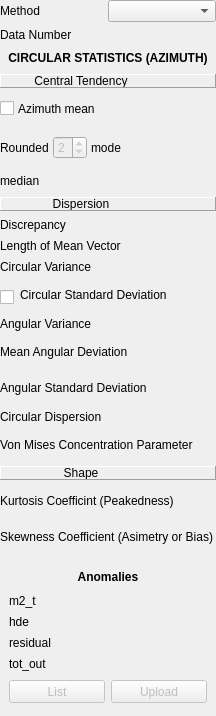
            <widget class="QFrame" name="frame_4">
             <property name="sizePolicy">
              <sizepolicy hsizetype="Expanding" vsizetype="Expanding">
               <horstretch>0</horstretch>
               <verstretch>0</verstretch>
              </sizepolicy>
             </property>
             <property name="minimumSize">
              <size>
               <width>180</width>
               <height>250</height>
              </size>
             </property>
             <property name="maximumSize">
              <size>
               <width>240</width>
               <height>16777215</height>
              </size>
             </property>
             <property name="frameShape">
              <enum>QFrame::NoFrame</enum>
             </property>
             <property name="frameShadow">
              <enum>QFrame::Sunken</enum>
             </property>
             <layout class="QVBoxLayout" name="verticalLayout_5">
              <property name="spacing">
               <number>6</number>
              </property>
              <property name="leftMargin">
               <number>0</number>
              </property>
              <property name="topMargin">
               <number>0</number>
              </property>
              <property name="rightMargin">
               <number>0</number>
              </property>
              <property name="bottomMargin">
               <number>0</number>
              </property>
              <item>
               <widget class="QWidget" name="widget_3" native="true">
                <property name="minimumSize">
                 <size>
                  <width>0</width>
                  <height>20</height>
                 </size>
                </property>
                <layout class="QHBoxLayout" name="horizontalLayout_17">
                 <property name="spacing">
                  <number>0</number>
                 </property>
                 <property name="leftMargin">
                  <number>0</number>
                 </property>
                 <property name="topMargin">
                  <number>0</number>
                 </property>
                 <property name="rightMargin">
                  <number>0</number>
                 </property>
                 <property name="bottomMargin">
                  <number>0</number>
                 </property>
                 <item>
                  <widget class="QLabel" name="label_6">
                   <property name="text">
                    <string>Method</string>
                   </property>
                  </widget>
                 </item>
                 <item>
                  <widget class="QComboBox" name="sl_met"/>
                 </item>
                </layout>
               </widget>
              </item>
              <item>
               <widget class="QLabel" name="num_d">
                <property name="text">
                 <string>Data Number</string>
                </property>
               </widget>
              </item>
              <item>
               <widget class="QLabel" name="label_9">
                <property name="minimumSize">
                 <size>
                  <width>0</width>
                  <height>20</height>
                 </size>
                </property>
                <property name="text">
                 <string>&lt;b&gt;CIRCULAR STATISTICS (AZIMUTH)&lt;/b&gt;</string>
                </property>
                <property name="alignment">
                 <set>Qt::AlignCenter</set>
                </property>
               </widget>
              </item>
              <item>
               <widget class="QFrame" name="frame_6">
                <property name="minimumSize">
                 <size>
                  <width>0</width>
                  <height>14</height>
                 </size>
                </property>
                <property name="frameShape">
                 <enum>QFrame::Panel</enum>
                </property>
                <property name="frameShadow">
                 <enum>QFrame::Raised</enum>
                </property>
                <widget class="QLabel" name="label_11">
                 <property name="geometry">
                  <rect>
                   <x>0</x>
                   <y>0</y>
                   <width>162</width>
                   <height>13</height>
                  </rect>
                 </property>
                 <property name="text">
                  <string>Central Tendency</string>
                 </property>
                 <property name="alignment">
                  <set>Qt::AlignCenter</set>
                 </property>
                </widget>
               </widget>
              </item>
              <item>
               <widget class="QFrame" name="frame_5">
                <property name="minimumSize">
                 <size>
                  <width>0</width>
                  <height>30</height>
                 </size>
                </property>
                <property name="frameShape">
                 <enum>QFrame::NoFrame</enum>
                </property>
                <property name="frameShadow">
                 <enum>QFrame::Raised</enum>
                </property>
                <layout class="QHBoxLayout" name="horizontalLayout_8">
                 <property name="spacing">
                  <number>4</number>
                 </property>
                 <property name="leftMargin">
                  <number>0</number>
                 </property>
                 <property name="topMargin">
                  <number>2</number>
                 </property>
                 <property name="rightMargin">
                  <number>0</number>
                 </property>
                 <property name="bottomMargin">
                  <number>2</number>
                 </property>
                 <item>
                  <widget class="QCheckBox" name="az_mean_c">
                   <property name="text">
                    <string/>
                   </property>
                  </widget>
                 </item>
                 <item>
                  <widget class="QLabel" name="az_mean_t">
                   <property name="sizePolicy">
                    <sizepolicy hsizetype="Expanding" vsizetype="Preferred">
                     <horstretch>0</horstretch>
                     <verstretch>0</verstretch>
                    </sizepolicy>
                   </property>
                   <property name="minimumSize">
                    <size>
                     <width>125</width>
                     <height>0</height>
                    </size>
                   </property>
                   <property name="text">
                    <string>Azimuth mean</string>
                   </property>
                  </widget>
                 </item>
                </layout>
               </widget>
              </item>
              <item>
               <widget class="QFrame" name="frame_30">
                <property name="minimumSize">
                 <size>
                  <width>125</width>
                  <height>35</height>
                 </size>
                </property>
                <property name="frameShape">
                 <enum>QFrame::NoFrame</enum>
                </property>
                <property name="frameShadow">
                 <enum>QFrame::Raised</enum>
                </property>
                <layout class="QHBoxLayout" name="horizontalLayout_9">
                 <property name="spacing">
                  <number>4</number>
                 </property>
                 <property name="leftMargin">
                  <number>0</number>
                 </property>
                 <property name="topMargin">
                  <number>2</number>
                 </property>
                 <property name="rightMargin">
                  <number>0</number>
                 </property>
                 <property name="bottomMargin">
                  <number>2</number>
                 </property>
                 <item>
                  <widget class="QLabel" name="label_35">
                   <property name="text">
                    <string>Rounded</string>
                   </property>
                  </widget>
                 </item>
                 <item>
                  <widget class="QSpinBox" name="red_mode_s">
                   <property name="enabled">
                    <bool>false</bool>
                   </property>
                   <property name="maximum">
                    <number>4</number>
                   </property>
                   <property name="value">
                    <number>2</number>
                   </property>
                  </widget>
                 </item>
                 <item>
                  <widget class="QLabel" name="az_mode_t">
                   <property name="minimumSize">
                    <size>
                     <width>125</width>
                     <height>15</height>
                    </size>
                   </property>
                   <property name="text">
                    <string>mode</string>
                   </property>
                  </widget>
                 </item>
                </layout>
               </widget>
              </item>
              <item>
               <widget class="QLabel" name="az_median_t">
                <property name="minimumSize">
                 <size>
                  <width>125</width>
                  <height>20</height>
                 </size>
                </property>
                <property name="text">
                 <string>median</string>
                </property>
               </widget>
              </item>
              <item>
               <widget class="QFrame" name="frame_8">
                <property name="minimumSize">
                 <size>
                  <width>0</width>
                  <height>14</height>
                 </size>
                </property>
                <property name="frameShape">
                 <enum>QFrame::Panel</enum>
                </property>
                <property name="frameShadow">
                 <enum>QFrame::Raised</enum>
                </property>
                <widget class="QLabel" name="label_13">
                 <property name="geometry">
                  <rect>
                   <x>0</x>
                   <y>0</y>
                   <width>162</width>
                   <height>13</height>
                  </rect>
                 </property>
                 <property name="text">
                  <string>Dispersion</string>
                 </property>
                 <property name="alignment">
                  <set>Qt::AlignCenter</set>
                 </property>
                </widget>
               </widget>
              </item>
              <item>
               <widget class="QLabel" name="lb_disc">
                <property name="minimumSize">
                 <size>
                  <width>125</width>
                  <height>15</height>
                 </size>
                </property>
                <property name="text">
                 <string>Discrepancy</string>
                </property>
               </widget>
              </item>
              <item>
               <widget class="QLabel" name="mod_med_t">
                <property name="minimumSize">
                 <size>
                  <width>125</width>
                  <height>15</height>
                 </size>
                </property>
                <property name="text">
                 <string>Length of Mean Vector</string>
                </property>
               </widget>
              </item>
              <item>
               <widget class="QLabel" name="var_cir_t">
                <property name="minimumSize">
                 <size>
                  <width>125</width>
                  <height>15</height>
                 </size>
                </property>
                <property name="text">
                 <string>Circular Variance</string>
                </property>
               </widget>
              </item>
              <item>
               <widget class="QFrame" name="frame_7">
                <property name="minimumSize">
                 <size>
                  <width>0</width>
                  <height>30</height>
                 </size>
                </property>
                <property name="frameShape">
                 <enum>QFrame::NoFrame</enum>
                </property>
                <property name="frameShadow">
                 <enum>QFrame::Raised</enum>
                </property>
                <widget class="QLabel" name="des_cir_t">
                 <property name="geometry">
                  <rect>
                   <x>20</x>
                   <y>0</y>
                   <width>151</width>
                   <height>30</height>
                  </rect>
                 </property>
                 <property name="minimumSize">
                  <size>
                   <width>125</width>
                   <height>0</height>
                  </size>
                 </property>
                 <property name="text">
                  <string>Circular Standard Deviation</string>
                 </property>
                </widget>
                <widget class="QCheckBox" name="des_cir_c">
                 <property name="geometry">
                  <rect>
                   <x>0</x>
                   <y>10</y>
                   <width>16</width>
                   <height>15</height>
                  </rect>
                 </property>
                 <property name="text">
                  <string/>
                 </property>
                </widget>
               </widget>
              </item>
              <item>
               <widget class="QLabel" name="var_ang_t">
                <property name="minimumSize">
                 <size>
                  <width>125</width>
                  <height>15</height>
                 </size>
                </property>
                <property name="text">
                 <string>Angular Variance</string>
                </property>
               </widget>
              </item>
              <item>
               <widget class="QLabel" name="des_angm_t">
                <property name="minimumSize">
                 <size>
                  <width>125</width>
                  <height>30</height>
                 </size>
                </property>
                <property name="text">
                 <string>Mean Angular Deviation</string>
                </property>
               </widget>
              </item>
              <item>
               <widget class="QLabel" name="des_ang_t">
                <property name="minimumSize">
                 <size>
                  <width>125</width>
                  <height>30</height>
                 </size>
                </property>
                <property name="text">
                 <string>Angular Standard Deviation</string>
                </property>
               </widget>
              </item>
              <item>
               <widget class="QLabel" name="disp_cir_t">
                <property name="minimumSize">
                 <size>
                  <width>125</width>
                  <height>15</height>
                 </size>
                </property>
                <property name="text">
                 <string>Circular Dispersion</string>
                </property>
               </widget>
              </item>
              <item>
               <widget class="QLabel" name="par_k_t">
                <property name="minimumSize">
                 <size>
                  <width>125</width>
                  <height>30</height>
                 </size>
                </property>
                <property name="text">
                 <string>Von Mises Concentration Parameter</string>
                </property>
               </widget>
              </item>
              <item>
               <widget class="QFrame" name="frame_9">
                <property name="minimumSize">
                 <size>
                  <width>0</width>
                  <height>14</height>
                 </size>
                </property>
                <property name="frameShape">
                 <enum>QFrame::Panel</enum>
                </property>
                <property name="frameShadow">
                 <enum>QFrame::Raised</enum>
                </property>
                <widget class="QLabel" name="label_15">
                 <property name="geometry">
                  <rect>
                   <x>0</x>
                   <y>0</y>
                   <width>162</width>
                   <height>13</height>
                  </rect>
                 </property>
                 <property name="text">
                  <string>Shape</string>
                 </property>
                 <property name="alignment">
                  <set>Qt::AlignCenter</set>
                 </property>
                </widget>
               </widget>
              </item>
              <item>
               <widget class="QLabel" name="curt_t">
                <property name="minimumSize">
                 <size>
                  <width>125</width>
                  <height>30</height>
                 </size>
                </property>
                <property name="text">
                 <string>Kurtosis Coefficint (Peakedness)</string>
                </property>
               </widget>
              </item>
              <item>
               <widget class="QLabel" name="skew_t">
                <property name="minimumSize">
                 <size>
                  <width>125</width>
                  <height>30</height>
                 </size>
                </property>
                <property name="text">
                 <string>Skewness Coefficient (Asimetry or Bias)</string>
                </property>
               </widget>
              </item>
              <item>
               <widget class="QStackedWidget" name="tab_asv">
                <property name="enabled">
                 <bool>true</bool>
                </property>
                <property name="frameShape">
                 <enum>QFrame::NoFrame</enum>
                </property>
                <property name="currentIndex">
                 <number>1</number>
                </property>
                <widget class="QWidget" name="page">
                 <layout class="QVBoxLayout" name="verticalLayout_15">
                  <item>
                   <widget class="QLabel" name="label_14">
                    <property name="minimumSize">
                     <size>
                      <width>0</width>
                      <height>20</height>
                     </size>
                    </property>
                    <property name="text">
                     <string>&lt;html&gt;&lt;head/&gt;&lt;body&gt;&lt;p&gt;&lt;span style=&quot; font-weight:600;&quot;&gt;Epoch Interval&lt;/span&gt;&lt;/p&gt;&lt;/body&gt;&lt;/html&gt;</string>
                    </property>
                    <property name="alignment">
                     <set>Qt::AlignCenter</set>
                    </property>
                   </widget>
                  </item>
                  <item>
                   <widget class="QLabel" name="label_47">
                    <property name="text">
                     <string>Initial epoch</string>
                    </property>
                   </widget>
                  </item>
                  <item>
                   <widget class="QLabel" name="label_46">
                    <property name="text">
                     <string>Final epoch</string>
                    </property>
                   </widget>
                  </item>
                  <item>
                   <widget class="QLabel" name="label_16">
                    <property name="text">
                     <string>Interval epoch</string>
                    </property>
                   </widget>
                  </item>
                  <item>
                   <widget class="QLabel" name="label_45">
                    <property name="text">
                     <string>Number of Interruptions</string>
                    </property>
                   </widget>
                  </item>
                  <item>
                   <spacer name="verticalSpacer_5">
                    <property name="orientation">
                     <enum>Qt::Vertical</enum>
                    </property>
                    <property name="sizeHint" stdset="0">
                     <size>
                      <width>20</width>
                      <height>40</height>
                     </size>
                    </property>
                   </spacer>
                  </item>
                 </layout>
                </widget>
                <widget class="QWidget" name="page_3">
                 <layout class="QVBoxLayout" name="verticalLayout_14">
                  <item>
                   <widget class="QLabel" name="label_12">
                    <property name="minimumSize">
                     <size>
                      <width>0</width>
                      <height>20</height>
                     </size>
                    </property>
                    <property name="text">
                     <string>&lt;html&gt;&lt;head/&gt;&lt;body&gt;&lt;p&gt;&lt;span style=&quot; font-weight:600;&quot;&gt;Anomalies&lt;/span&gt;&lt;/p&gt;&lt;/body&gt;&lt;/html&gt;</string>
                    </property>
                    <property name="alignment">
                     <set>Qt::AlignCenter</set>
                    </property>
                   </widget>
                  </item>
                  <item>
                   <widget class="QLabel" name="m2_t">
                    <property name="sizePolicy">
                     <sizepolicy hsizetype="Expanding" vsizetype="Preferred">
                      <horstretch>0</horstretch>
                      <verstretch>0</verstretch>
                     </sizepolicy>
                    </property>
                    <property name="minimumSize">
                     <size>
                      <width>0</width>
                      <height>15</height>
                     </size>
                    </property>
                    <property name="text">
                     <string>m2_t</string>
                    </property>
                   </widget>
                  </item>
                  <item>
                   <widget class="QLabel" name="hde_t">
                    <property name="sizePolicy">
                     <sizepolicy hsizetype="Expanding" vsizetype="Preferred">
                      <horstretch>0</horstretch>
                      <verstretch>0</verstretch>
                     </sizepolicy>
                    </property>
                    <property name="minimumSize">
                     <size>
                      <width>0</width>
                      <height>15</height>
                     </size>
                    </property>
                    <property name="text">
                     <string>hde</string>
                    </property>
                   </widget>
                  </item>
                  <item>
                   <widget class="QLabel" name="pot_out_t">
                    <property name="sizePolicy">
                     <sizepolicy hsizetype="Expanding" vsizetype="Preferred">
                      <horstretch>0</horstretch>
                      <verstretch>0</verstretch>
                     </sizepolicy>
                    </property>
                    <property name="minimumSize">
                     <size>
                      <width>0</width>
                      <height>15</height>
                     </size>
                    </property>
                    <property name="text">
                     <string>residual</string>
                    </property>
                   </widget>
                  </item>
                  <item>
                   <widget class="QLabel" name="tot_out_t">
                    <property name="sizePolicy">
                     <sizepolicy hsizetype="Expanding" vsizetype="Preferred">
                      <horstretch>0</horstretch>
                      <verstretch>0</verstretch>
                     </sizepolicy>
                    </property>
                    <property name="minimumSize">
                     <size>
                      <width>0</width>
                      <height>15</height>
                     </size>
                    </property>
                    <property name="text">
                     <string>tot_out</string>
                    </property>
                   </widget>
                  </item>
                  <item>
                   <widget class="QFrame" name="frame_29">
                    <property name="minimumSize">
                     <size>
                      <width>125</width>
                      <height>30</height>
                     </size>
                    </property>
                    <property name="frameShape">
                     <enum>QFrame::NoFrame</enum>
                    </property>
                    <property name="frameShadow">
                     <enum>QFrame::Raised</enum>
                    </property>
                    <layout class="QHBoxLayout" name="horizontalLayout_7">
                     <property name="spacing">
                      <number>6</number>
                     </property>
                     <property name="leftMargin">
                      <number>0</number>
                     </property>
                     <property name="topMargin">
                      <number>0</number>
                     </property>
                     <property name="rightMargin">
                      <number>0</number>
                     </property>
                     <property name="bottomMargin">
                      <number>0</number>
                     </property>
                     <item>
                      <widget class="QPushButton" name="bt_ano">
                       <property name="enabled">
                        <bool>false</bool>
                       </property>
                       <property name="minimumSize">
                        <size>
                         <width>50</width>
                         <height>23</height>
                        </size>
                       </property>
                       <property name="text">
                        <string>List</string>
                       </property>
                      </widget>
                     </item>
                     <item>
                      <widget class="QPushButton" name="bt_draw_ano">
                       <property name="enabled">
                        <bool>false</bool>
                       </property>
                       <property name="sizePolicy">
                        <sizepolicy hsizetype="Minimum" vsizetype="Fixed">
                         <horstretch>0</horstretch>
                         <verstretch>0</verstretch>
                        </sizepolicy>
                       </property>
                       <property name="minimumSize">
                        <size>
                         <width>25</width>
                         <height>23</height>
                        </size>
                       </property>
                       <property name="text">
                        <string>Upload</string>
                       </property>
                      </widget>
                     </item>
                    </layout>
                   </widget>
                  </item>
                 </layout>
                </widget>
               </widget>
              </item>
             </layout>
            </widget>
